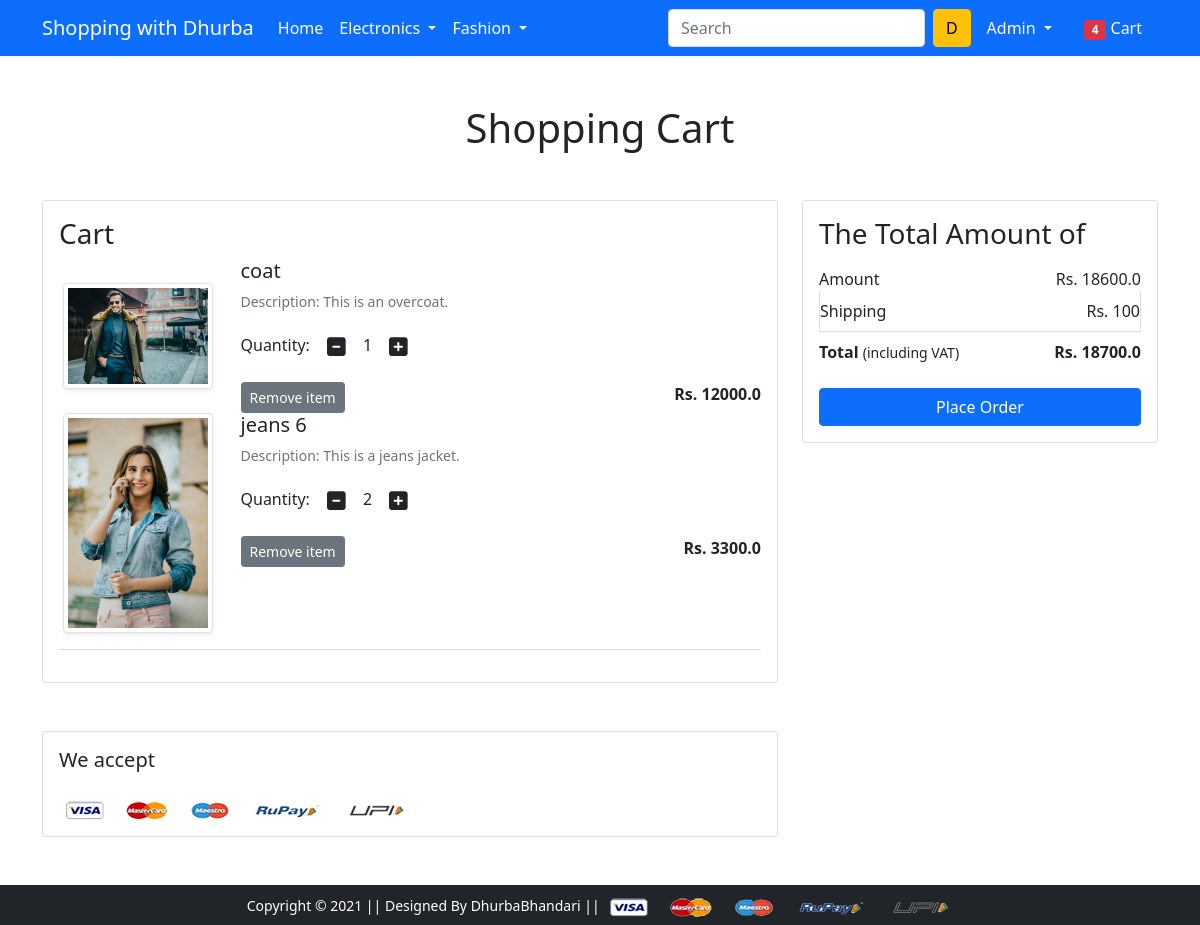
Page /showcart/ (signed in) on the committed database.
### shop_app/models.py (models this page shows, shortened)
class Cart(models.Model):
    user=models.ForeignKey(User,on_delete=models.CASCADE,db_constraint=False)
    product=models.ForeignKey(Product,on_delete=models.CASCADE,db_constraint=False)
    quantity=models.PositiveIntegerField(default=1)

class Product(models.Model):
    title=models.CharField(max_length=100)
    selling_price=models.FloatField()
    discounted_price=models.FloatField()
    description=models.TextField()
    brand=models.CharField(max_length=100)
    category=models.CharField(choices=CATEGORY_CHOICES,max_length=2)
    product_image=models.ImageField(upload_to='productimg')

### shop_app/views.py (the view)
# urls.py: path('showcart/', views.show_cart, name='showcart'),
@login_required
def show_cart(request):
    user=request.user
    carts=Cart.objects.filter(user=user)
    amount=0.0
    shipping_amount=100
    total_amount=0.0
    cart_products=list(carts)
    if cart_products:
        for p in cart_products:
            temp_amount=p.quantity*p.product.discounted_price
            amount+=temp_amount
        total_amount=amount+shipping_amount
        return render(request,"app/showcart.html",{'carts':carts,'total_amount':total_amount,'amount':amount,'shipping_amount':shipping_amount})
    else:
        return render(request,'app/emptycart.html')

### shop_app/templates/app/showcart.html (shortened to what this page needs)
{% extends 'app/base.html' %}
{% load static %}
{% block main-content %}
<div class="container my-5">
 <div class="row">
  <h1 class="text-center mb-5">Shopping Cart</h1>
  <div class="col-sm-8">
  <div class="card">
   <div class="card-body">
    <h3>Cart</h3>
    {% for cart in carts %}
    <div class="row">
     <div class="col-sm-3 text-center align-self-center"><img src="{{cart.product.product_image.url}}" alt="" srcset="" class="img-fluid img-thumbnail shadow-sm" height="150" width="150"> </div>
     <div class="col-sm-9">
      <div>
       <h5>{{cart.product.title}}</h5>
       <p class="mb-2 text-muted small">Description: {{cart.product.description}}</p>
       <div class="my-3">
        <label for="quantity">Quantity:</label>
        <a class="minus-cart btn" pid="{{cart.product.id}}"><i class="fas fa-minus-square fa-lg"></i></a>
          <span id="quantity">{{cart.quantity}}</span>
        <a class="plus-cart btn" pid="{{cart.product.id}}"><i class="fas fa-plus-square fa-lg"></i></a>
       </div>
       <div class="d-flex justify-content-between">
        <a href="#" class="btn btn-sm btn-secondary mr-3 remove-cart" pid="{{cart.product.id}}">Remove item </a>
        <p class="mb-0"><span><strong>Rs. {{cart.product.discounted_price}}</strong></span></p>
       </div>
      </div>
     </div>
    </div>
    {% endfor %}
    <hr class="text-muted">
   </div>
   </div>
  </div>
  <div class="col-sm-4">
   <div class="card">
    <div class="card-body">
      <h3>The Total Amount of</h3>
      <ul class="list-group">
       <li class="list-group-item d-flex justify-content-between align-items-center border-0 px-0 pb-0">Amount<span>Rs. <span id="amount">{{amount}}</span></span></li>
       <li class="list-group-item d-flex justify-content-between align-items-center px-0">Shipping<span>Rs. {{shipping_amount}}</span></li>
       <li class="list-group-item d-flex justify-content-between align-items-center border-0 px-0 mb-3">
        <div>
           <strong>Total</strong> <small>(including VAT)</small>
         </div>
         <span><strong>Rs. <strong id="totalamount">{{total_amount}}</strong></strong></span>
       </li>
      </ul>
      <div class="d-grid"><a href="{% url 'checkout' %}" class="btn btn-primary">Place Order</a></div>
    </div>
   </div>
  </div>
 </div>
</div>
<div class="container">
 <div class="row">
  <div class="col-sm-8">
   <div class="card">
    <div class="card-body">
      <h5 class="mb-4">We accept</h5>
      <img src="{% static 'app/images/payment.png' %}" alt="" class="img-fluid">
    </div>
  </div>
  </div>
 </div>
</div>
{% endblock main-content %}

### shop_app/templates/app/base.html (shortened to what this page needs)
<!doctype html>
{% load static %}
<html lang="en">
<head>
  <link href="https://cdn.jsdelivr.net/npm/bootstrap@5.0.0-beta1/dist/css/bootstrap.min.css" rel="stylesheet"
>
  <link rel="stylesheet" href="{% static 'app/css/owl.carousel.min.css' %}">
  <link rel="stylesheet" href="{% static 'app/css/all.min.css' %}">
  <link rel="stylesheet" href="{% static 'app/css/style.css' %}">
</head>
<body>
  <nav class="navbar navbar-expand-lg navbar-dark bg-primary">
    <div class="container">
      <a class="navbar-brand" href="/">Shopping with Dhurba</a>
      <div class="collapse navbar-collapse" id="navbarSupportedContent">
        <ul class="navbar-nav me-auto mb-2 mb-lg-0">
          <li class="nav-item">
            <a class="nav-link active" aria-current="page" href="/">Home</a>
          </li>
          <li class="nav-item dropdown">
            <a class="nav-link dropdown-toggle text-white" href="#" id="electronicsDropdown" role="button"
              data-bs-toggle="dropdown" aria-expanded="false">
              Electronics
            </a>
          </li>
          <li class="nav-item dropdown">
            <a class="nav-link dropdown-toggle text-white" href="#" id="fashionDropdown" role="button"
              data-bs-toggle="dropdown" aria-expanded="false">
              Fashion
            </a>
          </li>
        </ul>
        <form class="d-flex">
          <input class="form-control me-2" type="search" placeholder="Search" aria-label="Search">
          <button class="btn btn-warning" type="submit">D</button>
        </form>
        <div>
          <ul class="navbar-nav me-auto mb-2 mb-lg-0">
            {% if request.user.is_authenticated %}
            <li class="nav-item dropdown mx-2">
              <a class="nav-link dropdown-toggle text-white" href="#" id="profileDropdown" role="button"
                data-bs-toggle="dropdown" aria-expanded="false">
                {{request.user.username|capfirst}}
              </a>
            </li>
            <li class="nav-item mx-2">
              <a href="{% url 'showcart' %}" class="nav-link text-white"><span class="badge bg-danger">4</span> Cart
              </a>
            </li>
            {% endif %}
          </ul>
        </div>
      </div>
    </div>
  </nav>
  {% block main-content %} {% endblock main-content %}
  <footer class="container-fluid bg-dark text-center p-2 mt-5">
    <small class="text-white">Copyright &copy; 2021 || Designed By DhurbaBhandari || </small>
    <img src="{% static 'app/images/payment.png' %}" alt="" srcset="" class="img-fluid" height="2px">
  </footer>
</body>
</html>

### rows in the picture
Cart: product.product_image (picture), product "coat", product.description "This is an overcoat.", quantity "1", product.discounted_price "12000.0"
Cart: product.product_image (picture), product "jeans 6", product.description "This is a jeans jacket.", quantity "2", product.discounted_price "3300.0"

### other values in the picture
{{ request.user.username|capfirst }} "Admin"
{{ amount }} "18600.0"
{{ shipping_amount }} "100"
{{ total_amount }} "18700.0"
